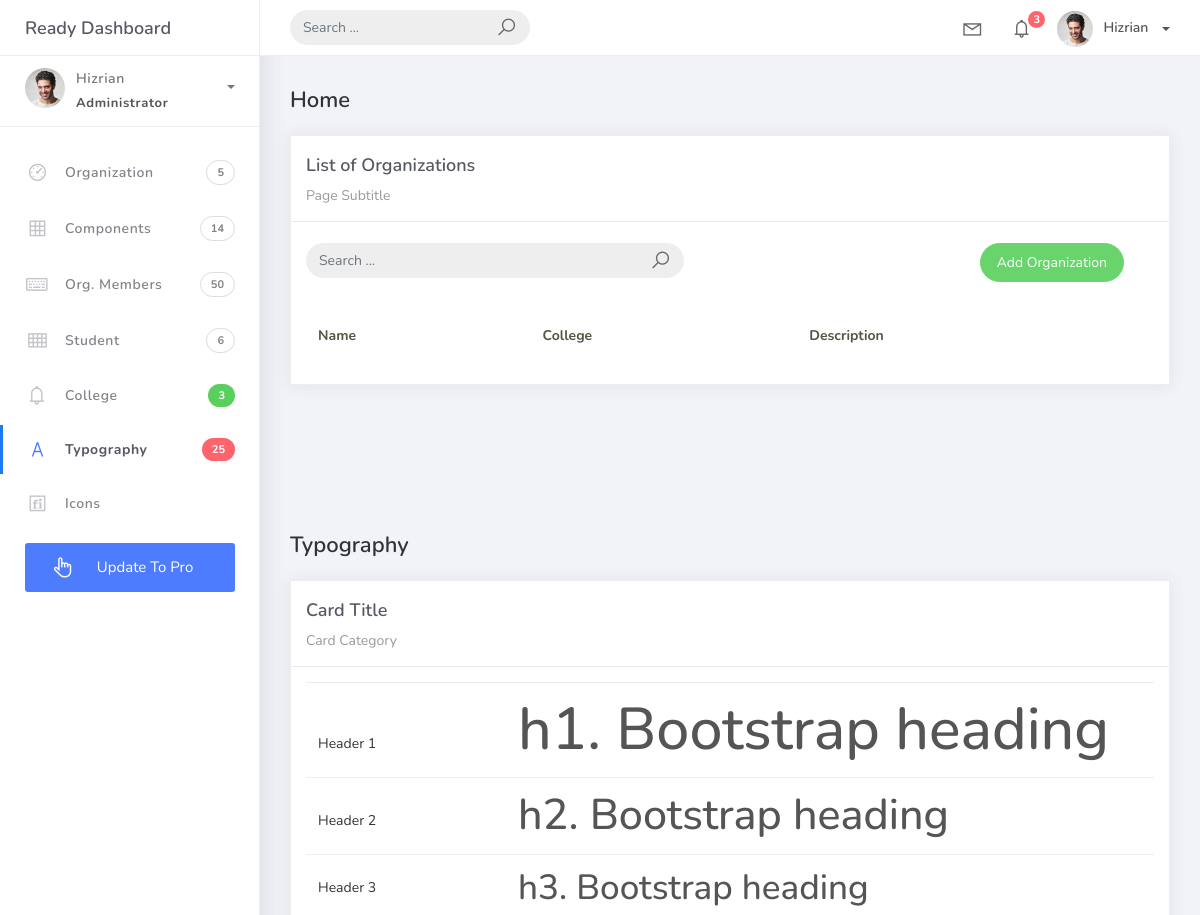
Before: /organization_list (upper part) with the older database file.
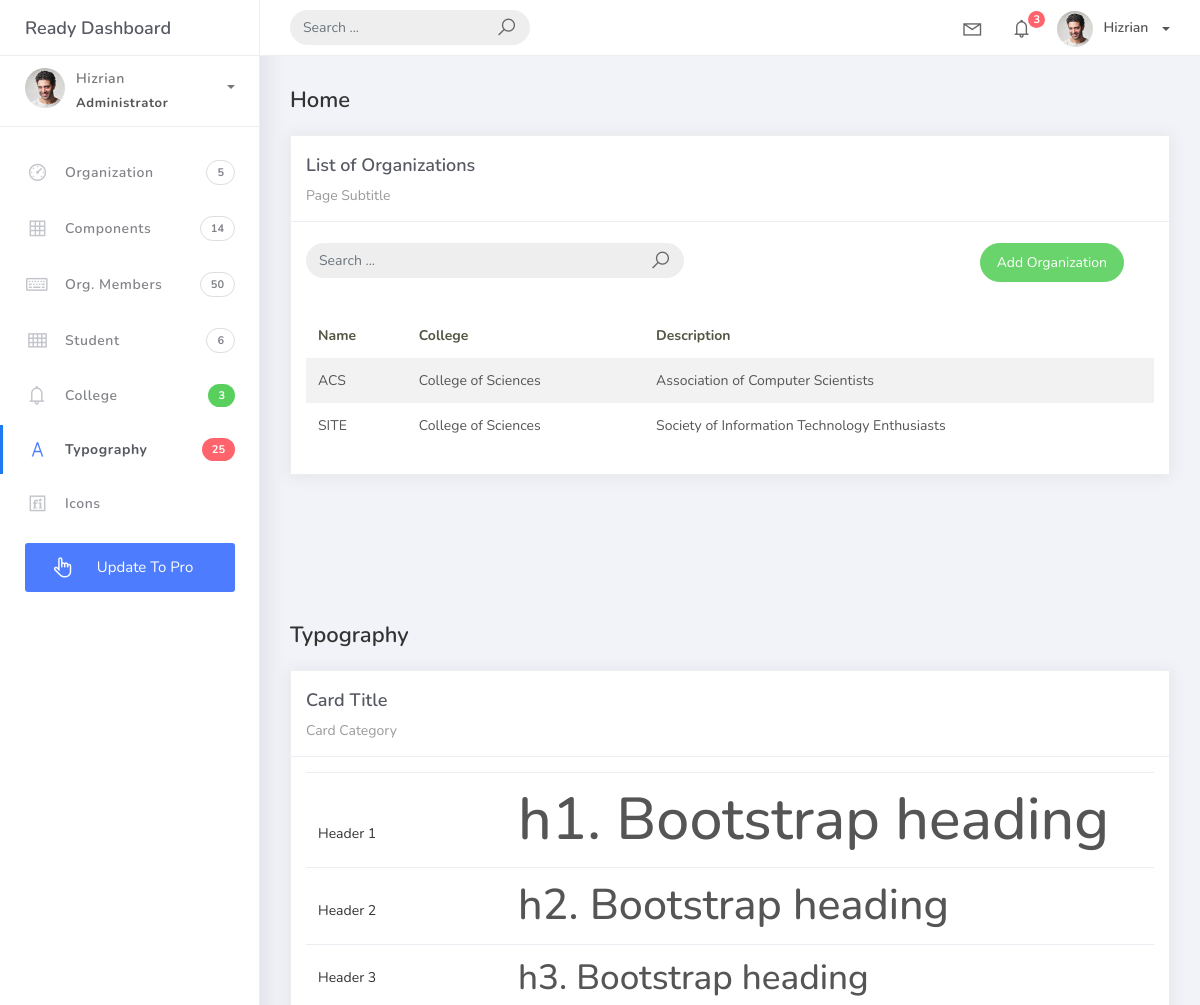
After: the same page with the newer database file.
### studentorg/models.py (models this page shows, shortened)
class BaseModel(models.Model):
    created_at = models.DateTimeField(auto_now_add=True, db_index=True)
    updated_at = models.DateTimeField(auto_now=True)
    class Meta:
        abstract = True

class Organization(BaseModel):
    name = models.CharField(max_length=250)
    college = models.ForeignKey(
        College, null=True, blank=True, on_delete=models.CASCADE)
    description = models.CharField(max_length=500)

class College(BaseModel):
    college_name = models.CharField(max_length=150)
    def __str__(self):
        return self.college_name

### studentorg/views.py (the view)
# urls.py: path('organization_list', OrganizationList.as_view(), name='organization-list'),
class OrganizationList(ListView):
    model = Organization
    context_object_name = 'organization'
    template_name = 'org_list.html'
    paginate_by = 5

### templates/org_list.html (shortened to what this page needs)
{% extends 'base.html' %} {% load static %} {% block content %}
<div class="content">
    <div class="container-fluid">
        <h4 class="page-title">Home</h4>
        <div class="row">
            <div class="col-md-12">
                <div class="card">
                    <div class="card-header">
                        <div class="card-title">List of Organizations</div>
                        <div class="card-category">Page Subtitle</div>
                    </div>
                    <br />
                        <div class="col-md-12 row">
                            <div class="col-md-6">
                                <form class="navbar-left navbar-form nav-search mr-md-3" action="">
                                    <div class="input-group">
                                        <input type="text" placeholder="Search ..." class="form-control" />
                                        <div class="input-group-append">
                                            <span class="input-group-text">
                                                <i class="la la-search search-icon"></i>
                                            </span>
                                        </div>
                                    </div>
                                </form>
                            </div>
                            <div class="col-md-6">
                                <div class="pull-right">
                                    <a href="{% url 'organization-add' %}" class="btn btn-success btn-rounded">Add Organization</a>
                                </div>
                            </div>
                        </div>
                    <div class="card-body">
                        <table class="table table-striped mt-3">
                            <thead>
                                <tr>
                                    <th scope="col">Name</th>
                                    <th scope="col">College</th>
                                    <th scope="col">Description</th>
                                </tr>
                            </thead>
                            <tbody>
                                {% for object in object_list %}
                                <tr>
                                    <td>{{ object.name }}</td>
                                    <td>{{ object.college }}</td>
                                    <td>{{ object.description }}</td>
                                </tr>
                                {% endfor %}
                            </tbody>
                        </table>
                    </div>
                </div>
            </div>
        </div>
    </div>
</div>
{% endblock %}

Changed rows visible on the page:
added Organization: name "ACS", college "College of Sciences", description "Association of Computer Scientists"
added Organization: name "SITE", college "College of Sciences", description "Society of Information Technology Enthusiasts"
